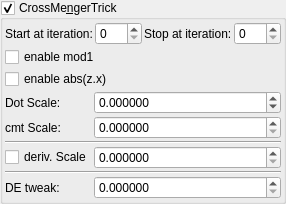
    <widget class="MyGroupBox" name="groupCheck_transf_function_enabledX_false">
     <property name="toolTip">
      <string/>
     </property>
     <property name="title">
      <string>CrossMe&amp;ngerTrick</string>
     </property>
     <property name="checkable">
      <bool>true</bool>
     </property>
     <layout class="QVBoxLayout" name="verticalLayout_34" stretch="0,0,0,0">
      <property name="spacing">
       <number>2</number>
      </property>
      <property name="leftMargin">
       <number>2</number>
      </property>
      <property name="topMargin">
       <number>2</number>
      </property>
      <property name="rightMargin">
       <number>2</number>
      </property>
      <property name="bottomMargin">
       <number>2</number>
      </property>
      <item>
       <layout class="QGridLayout" name="gridLayout_73">
        <property name="spacing">
         <number>2</number>
        </property>
        <item row="0" column="1">
         <widget class="MySpinBox" name="spinboxInt_transf_start_iterations_A">
          <property name="sizePolicy">
           <sizepolicy hsizetype="Minimum" vsizetype="Maximum">
            <horstretch>0</horstretch>
            <verstretch>0</verstretch>
           </sizepolicy>
          </property>
          <property name="maximum">
           <number>999</number>
          </property>
         </widget>
        </item>
        <item row="0" column="3">
         <widget class="MySpinBox" name="spinboxInt_transf_stop_iterations_A">
          <property name="sizePolicy">
           <sizepolicy hsizetype="Minimum" vsizetype="Maximum">
            <horstretch>0</horstretch>
            <verstretch>0</verstretch>
           </sizepolicy>
          </property>
          <property name="maximum">
           <number>999</number>
          </property>
         </widget>
        </item>
        <item row="0" column="0">
         <widget class="QLabel" name="label_257">
          <property name="text">
           <string>Start at iteration:</string>
          </property>
         </widget>
        </item>
        <item row="0" column="2">
         <widget class="QLabel" name="label_256">
          <property name="text">
           <string>Stop at iteration:</string>
          </property>
         </widget>
        </item>
       </layout>
      </item>
      <item>
       <widget class="MyCheckBox" name="checkBox_transf_function_enabledBz_false">
        <property name="layoutDirection">
         <enum>Qt::LeftToRight</enum>
        </property>
        <property name="text">
         <string>enable mod1</string>
        </property>
       </widget>
      </item>
      <item>
       <widget class="MyCheckBox" name="checkBox_transf_function_enabledCy_false">
        <property name="text">
         <string>enable abs(z.x)</string>
        </property>
       </widget>
      </item>
      <item>
       <layout class="QGridLayout" name="gridLayout_70" columnstretch="0,1">
        <property name="spacing">
         <number>2</number>
        </property>
        <item row="3" column="0">
         <widget class="MyCheckBox" name="checkBox_transf_function_enabled_false">
          <property name="layoutDirection">
           <enum>Qt::LeftToRight</enum>
          </property>
          <property name="text">
           <string>deriv. Scale</string>
          </property>
         </widget>
        </item>
        <item row="1" column="1">
         <widget class="MyDoubleSpinBox" name="spinbox_transf_scaleA_3">
          <property name="sizePolicy">
           <sizepolicy hsizetype="Minimum" vsizetype="Maximum">
            <horstretch>0</horstretch>
            <verstretch>0</verstretch>
           </sizepolicy>
          </property>
          <property name="prefix">
           <string/>
          </property>
          <property name="suffix">
           <string/>
          </property>
          <property name="decimals">
           <number>6</number>
          </property>
          <property name="minimum">
           <double>0.000000000000000</double>
          </property>
          <property name="maximum">
           <double>99.000000000000000</double>
          </property>
          <property name="singleStep">
           <double>0.100000000000000</double>
          </property>
         </widget>
        </item>
        <item row="5" column="0">
         <widget class="QLabel" name="label_115">
          <property name="text">
           <string>DE tweak:</string>
          </property>
         </widget>
        </item>
        <item row="1" column="0">
         <widget class="QLabel" name="label_112">
          <property name="text">
           <string>cmt Scale:</string>
          </property>
         </widget>
        </item>
        <item row="2" column="0" colspan="2">
         <widget class="Line" name="line_65">
          <property name="orientation">
           <enum>Qt::Horizontal</enum>
          </property>
         </widget>
        </item>
        <item row="3" column="1">
         <widget class="MyDoubleSpinBox" name="spinbox_transf_scaleE_1">
          <property name="sizePolicy">
           <sizepolicy hsizetype="Minimum" vsizetype="Maximum">
            <horstretch>0</horstretch>
            <verstretch>0</verstretch>
           </sizepolicy>
          </property>
          <property name="prefix">
           <string/>
          </property>
          <property name="suffix">
           <string/>
          </property>
          <property name="decimals">
           <number>6</number>
          </property>
          <property name="minimum">
           <double>0.000000000000000</double>
          </property>
          <property name="maximum">
           <double>99.000000000000000</double>
          </property>
          <property name="singleStep">
           <double>0.100000000000000</double>
          </property>
         </widget>
        </item>
        <item row="5" column="1">
         <widget class="MyDoubleSpinBox" name="spinbox_transf_offset_1">
          <property name="sizePolicy">
           <sizepolicy hsizetype="Minimum" vsizetype="Maximum">
            <horstretch>0</horstretch>
            <verstretch>0</verstretch>
           </sizepolicy>
          </property>
          <property name="prefix">
           <string/>
          </property>
          <property name="suffix">
           <string/>
          </property>
          <property name="decimals">
           <number>6</number>
          </property>
          <property name="minimum">
           <double>0.000000000000000</double>
          </property>
          <property name="maximum">
           <double>99.000000000000000</double>
          </property>
          <property name="singleStep">
           <double>0.100000000000000</double>
          </property>
         </widget>
        </item>
        <item row="4" column="0" colspan="2">
         <widget class="Line" name="line_66">
          <property name="orientation">
           <enum>Qt::Horizontal</enum>
          </property>
         </widget>
        </item>
        <item row="0" column="0">
         <widget class="QLabel" name="label_124">
          <property name="text">
           <string>Dot Scale:</string>
          </property>
         </widget>
        </item>
        <item row="0" column="1">
         <widget class="MyDoubleSpinBox" name="spinbox_transf_scaleD_1">
          <property name="sizePolicy">
           <sizepolicy hsizetype="Minimum" vsizetype="Maximum">
            <horstretch>0</horstretch>
            <verstretch>0</verstretch>
           </sizepolicy>
          </property>
          <property name="prefix">
           <string/>
          </property>
          <property name="suffix">
           <string/>
          </property>
          <property name="decimals">
           <number>6</number>
          </property>
          <property name="minimum">
           <double>-99.000000000000000</double>
          </property>
          <property name="maximum">
           <double>99.000000000000000</double>
          </property>
          <property name="singleStep">
           <double>0.100000000000000</double>
          </property>
         </widget>
        </item>
       </layout>
      </item>
     </layout>
    </widget>
